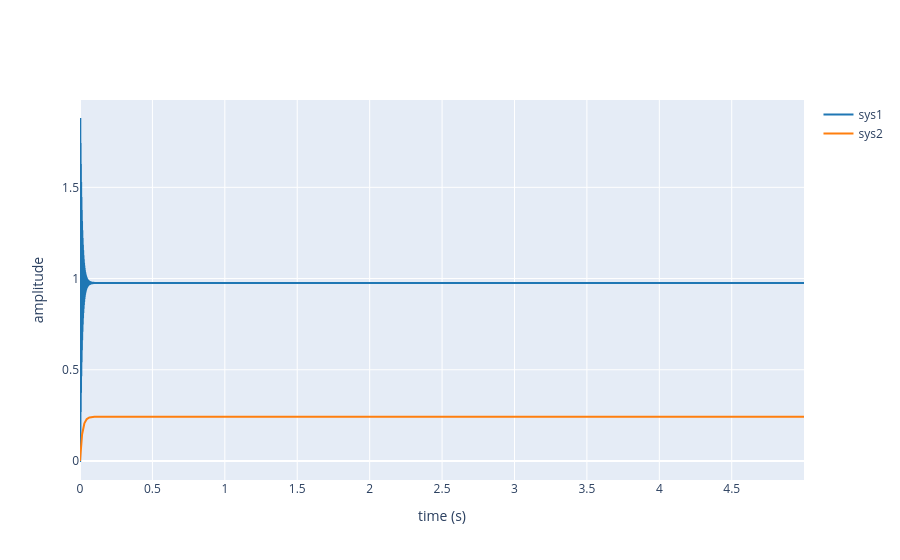

Notebook source saved alongside this figure:
### Code cell
tm_z2 = np.arange(0, 5, 0.001)
step([Mt_z_Hcorr,Mt_s_H],t=tm_z2)

### Figure 1 — Plotly figure (JSON) as saved in the notebook; plotly's stock layout.template omitted (floating-point values rounded to 4 significant figures; data arrays with more than 128 entries replaced by an {"elided": "..."} marker saying what was removed)
{"data": [{"line": {"color": "#1f77b4", "shape": "hv"}, "mode": "lines", "name": "sys1", "type": "scatter", "x": {"elided": "5000 float values"}, "y": {"elided": "5000 float values"}}, {"line": {"color": "#ff7f0e", "shape": "linear"}, "mode": "lines", "name": "sys2", "type": "scatter", "x": {"elided": "5000 float values"}, "y": {"elided": "5000 float values"}}], "layout": {"xaxis": {"title": {"text": "time (s)"}, "type": "linear"}, "yaxis": {"title": {"text": "amplitude"}, "type": "linear"}}}
